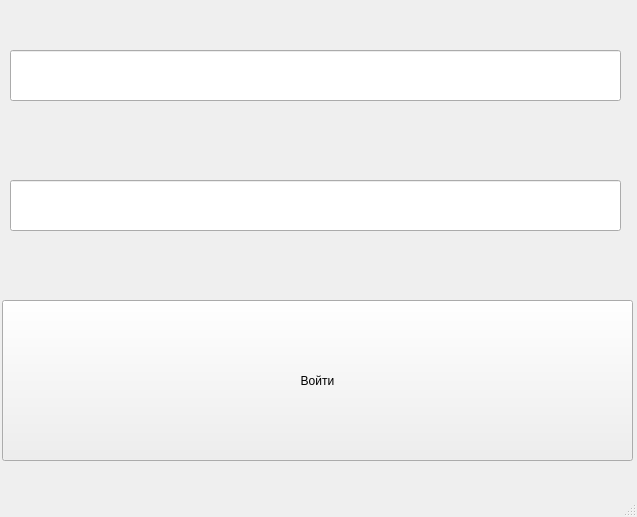
<?xml version="1.0" encoding="UTF-8"?>
<ui version="4.0">
 <class>MainWindow</class>
 <widget class="QMainWindow" name="MainWindow">
  <property name="geometry">
   <rect>
    <x>0</x>
    <y>0</y>
    <width>637</width>
    <height>517</height>
   </rect>
  </property>
  <property name="windowTitle">
   <string>MainWindow</string>
  </property>
  <widget class="QWidget" name="centralwidget">
   <widget class="QPushButton" name="pushIn">
    <property name="geometry">
     <rect>
      <x>2</x>
      <y>300</y>
      <width>631</width>
      <height>161</height>
     </rect>
    </property>
    <property name="text">
     <string>Войти</string>
    </property>
   </widget>
   <widget class="QLineEdit" name="lineLogin">
    <property name="geometry">
     <rect>
      <x>10</x>
      <y>50</y>
      <width>611</width>
      <height>51</height>
     </rect>
    </property>
   </widget>
   <widget class="QLineEdit" name="linePassword">
    <property name="geometry">
     <rect>
      <x>10</x>
      <y>180</y>
      <width>611</width>
      <height>51</height>
     </rect>
    </property>
   </widget>
  </widget>
  <widget class="QMenuBar" name="menubar">
   <property name="geometry">
    <rect>
     <x>0</x>
     <y>0</y>
     <width>637</width>
     <height>26</height>
    </rect>
   </property>
  </widget>
  <widget class="QStatusBar" name="statusbar"/>
 </widget>
 <resources/>
 <connections/>
</ui>
